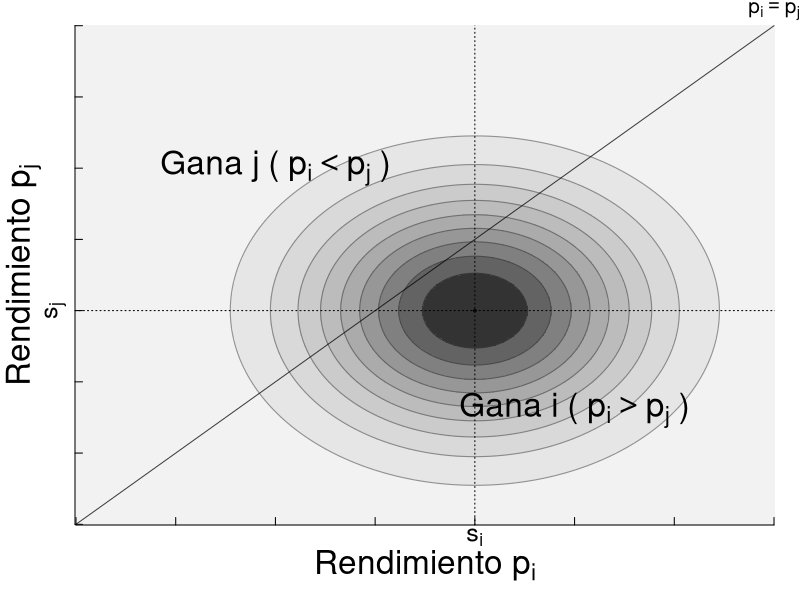

Reproduce this figure in R.
###########################################
# Header
oldpar <- par(no.readonly = TRUE)
oldwd <- getwd()
this.dir <- dirname(parent.frame(2)$ofile)
nombre.R <-  sys.frame(1)$ofile
require(tools)
nombre <- print(file_path_sans_ext(nombre.R))
pdf(paste0(nombre,".pdf"))
setwd(this.dir)
#setwd("~/gaming/materias/inferencia_bayesiana/trabajoFinal/imagenes")
#####################################

par(mar=c(3.75,3.75,1.25,1.25))

beta <- 1500/6.125 # == 2000/7
s_1 <- 1750
s_2 <- 1500

p_grilla <- seq(min(s_1,s_2)-750,max(s_1,s_2)+750,by=5)

rendimiento_conjunto <- function(p_1,p_2=p_1,s_1=1750,s_2=1500,beta=2000/7){
  dnorm(p_1,s_1,beta)*dnorm(p_2,s_2,beta)
}

m <- outer(p_grilla,p_grilla,rendimiento_conjunto)
levels <- seq(min(m),max(m),length.out = 11)
image(p_grilla,p_grilla,m,col=rev(gray.colors(10,start=0.2,end=0.95)),breaks = levels,useRaster=T,
      ylab="",xlab="",axes=F)
contour(p_grilla,p_grilla,m,drawlabels=F,levels = levels,add = T,col=rev(gray.colors(11,start=0,end=0.6)),lwd=1.1)
mtext(text=expression("Rendimiento"~p[j]) ,side =2 ,line=1.5,cex=2)
mtext(text =expression("Rendimiento"~p[i]) ,side =1 ,line=2,cex=2)
abline(v=1750,lty=3)
abline(h=1500,lty=3)
#lines(c(0,1)*(s_2+s_2-500),c(1,0)*(s_2+s_2-500))
lines(c(0,1)*(s_2+s_2-500),c(0,1)*(s_2+s_2-500),col=rgb(0,0,0,0.75))
text(s_2-250,s_1+250,expression("Gana j ("~p[i]<p[j]~")"),cex=2)
text(s_1+250,s_2-350,expression("Gana i ("~p[i]>p[j]~")"),cex=2)
mtext(expression(p[i]==p[j]), side=3, line=0, at=2500,cex=1.25)
axis_at <- seq(min(s_1,s_2)-750,max(s_1,s_2)+750,by=250)
axis(side=2, at=axis_at, labels=NA,cex.axis=0.6,tck=0.015)
axis(side=1, at=axis_at, labels=NA,cex.axis=0.6,tck=0.015)
axis(lwd=0,side=1, at=s_1,labels=expression(s[i]),las=0,cex.axis=1.5,line=-0.75)
axis(lwd=0,side=2, at=s_2,labels=expression(s[j]),las=0,cex.axis=1.5,line=-0.75)


#######################################
# end 
dev.off()
setwd(oldwd)
par(oldpar, new=F)
#########################################